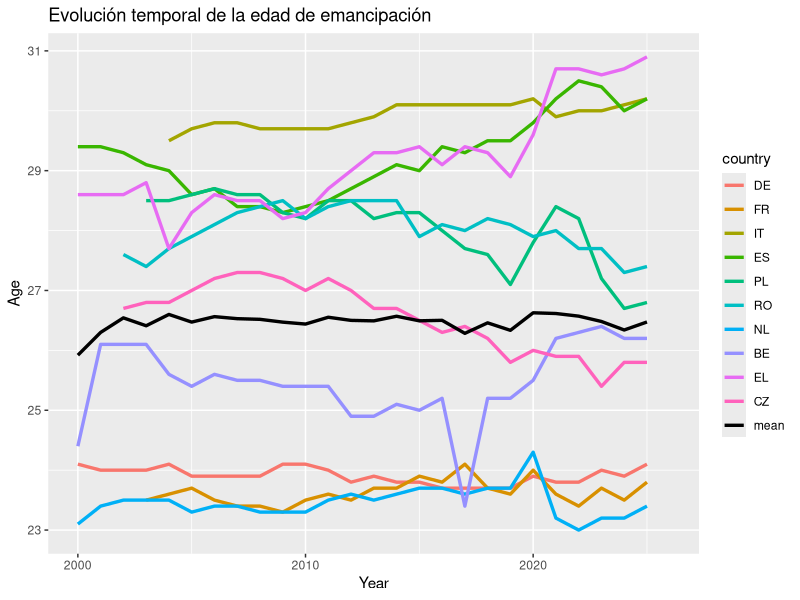
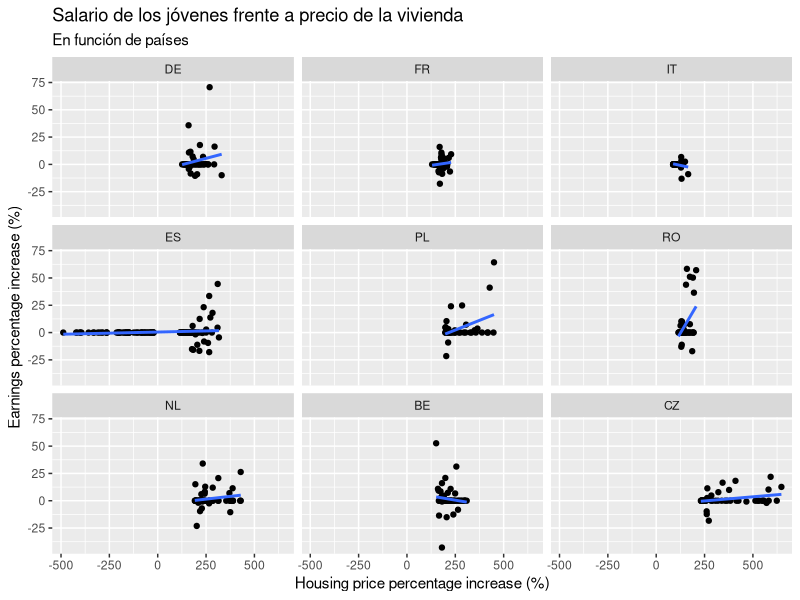
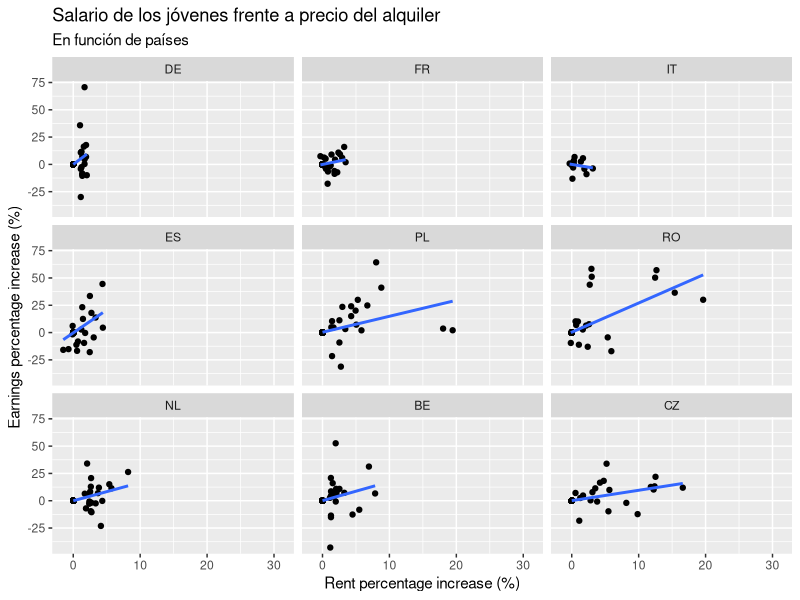
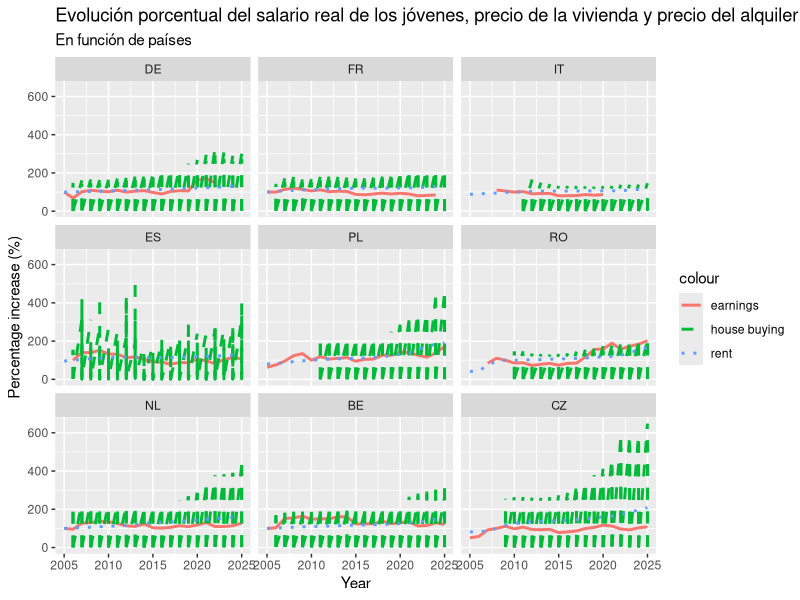
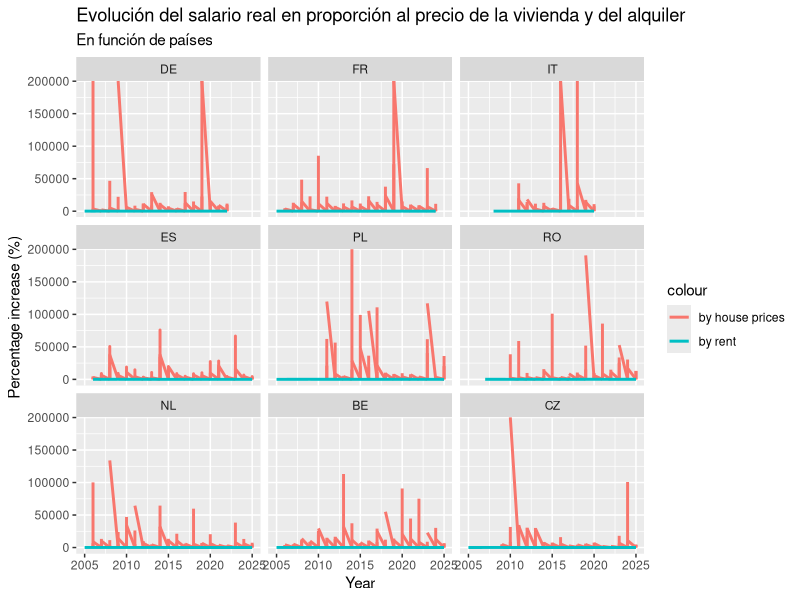
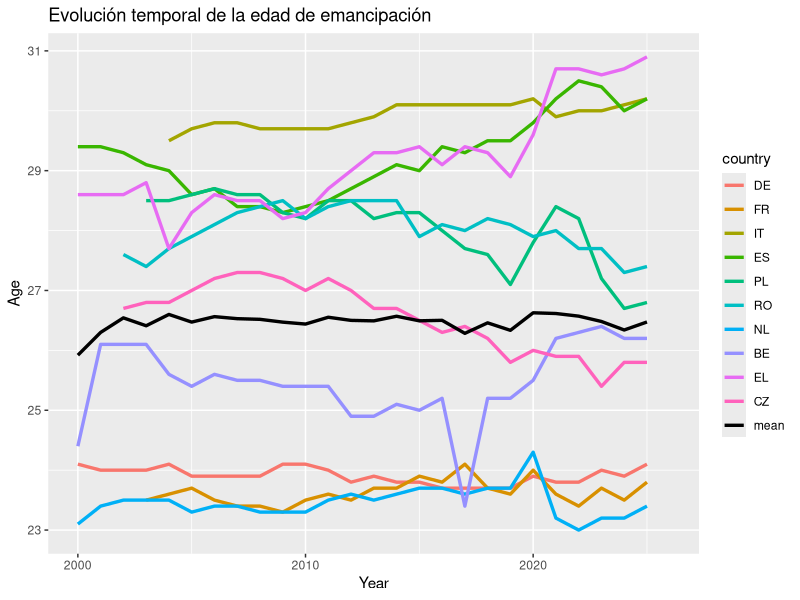
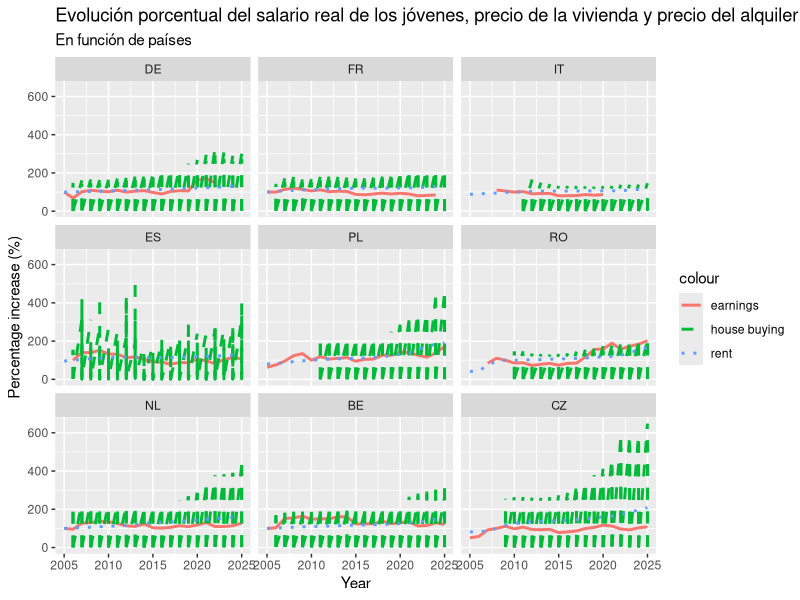
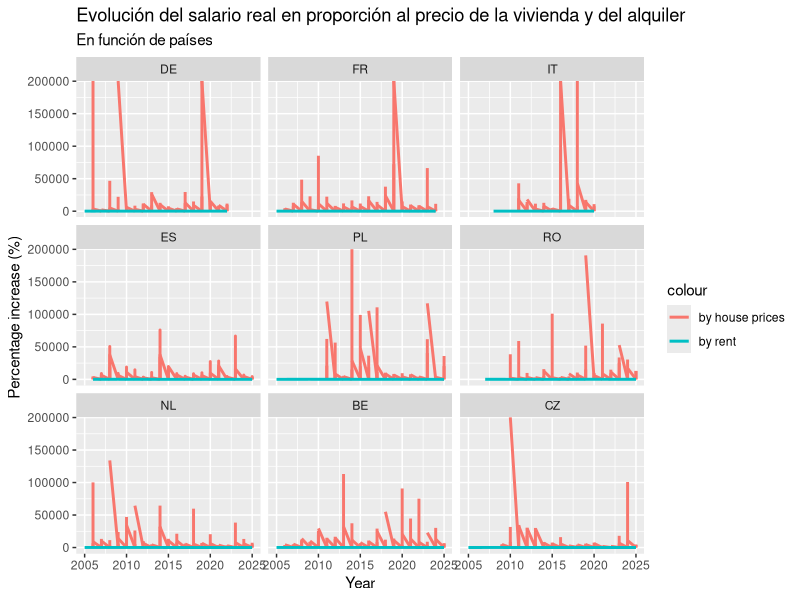

Here is the R script that generated these plots, in order:
## ---- chunk 1
library(readr)
library(stringr)
library(dplyr)
library(tidyr)
library(magrittr)
library(lubridate)
library(ggplot2)
library(GGally)
## ---- chunk 2
# Cargamos el dataframe
poblacion <- read_tsv('data/poblacion_paises.tsv')

# Limpiamos los nombres de la variable country para obtener los nombres de los paises
colnames(poblacion)[1] <- 'country'
poblacion %<>% mutate(country = sub("^.*,", "", country)) %>% mutate(across(-1, ~ as.numeric(gsub('[^0-9.]', '', .x))))

# Calculamos la media poblacional de cada pais desde el 2000 hasta hoy
poblacion %<>% transmute(country, population = rowMeans(select(., -country), na.rm = TRUE))

# Ordenamos los paises de mayor a menor poblacion
# Eliminamos algunos que no pertenecen politicamente a Europa
poblacion %<>% arrange(desc(population)) %>% filter(!(country %in% c('RU', 'UA', 'DE_TOT', 'TR', 'FX', 'BY', 'AZ', 'UK')))

# Nos quedamos con los nombres de los 10 primeros
mas.poblacion10 <- poblacion$country[1:10]

# Nos quedamos con los nombres de los 5 primeros
mas.poblacion5 <- poblacion$country[1:5]
## ---- chunk 3
# Cargamos el dataframe
indep.resid <- read_tsv('data/edad_independencia_residencial.tsv')

# La primera columna viene con los valores de sex y country, por lo que hay que separarlos
colnames(indep.resid)[1] <- 'sex.country'
indep.resid %<>% mutate(sex.country = sub("^.*,([^,]*,[^,]*)$", "\\1", sex.country)) %>% separate(sex.country, into = c('sex', 'country'), sep = ',') %>% mutate(sex = factor(sex))

# Aqui pasamos los valores de edad de emancipacion en funcion de año a formato tidy
# Filtramos para quedarnos con sex = 'T', el total, ya que no nos interesa la diferenciacion por sexos
# Nos quedamos con los 10 paises mas poblados
indep.resid %<>% mutate(across(c(-1, -2), ~ as.numeric(gsub('[^0-9.]', '', .x)))) %>% pivot_longer(cols = c(-1, -2), names_to = 'year', values_to = 'age.indep') %>% mutate(year = as.numeric(year)) %>% filter(sex == 'T' & country %in% mas.poblacion10) %>% select(-sex) %>% mutate(country = factor(country, levels = mas.poblacion10, labels = mas.poblacion10))
## ---- chunk 4
precio.vivienda <- read_tsv('data/precio_vivienda.tsv')

colnames(precio.vivienda)[1] <- 'country'
precio.vivienda %<>% mutate(country = sub(".*,", "", country))

precio.vivienda %<>% mutate(across(-1, ~ as.numeric(gsub('[^0-9.]', '', .x)))) %>% pivot_longer(cols = -1, names_to = 'year.quadri', values_to = 'rel.price2015.house')

# Como el indice viene por cuatrimestres, nos quedamos con 1 solo valor, el correspondiente al cuatrimestre 1
precio.vivienda %<>% separate(year.quadri, into = c('year', 'quadri'), sep = '-') %>% mutate(quadri = factor(quadri, ordered=TRUE)) %>% mutate(year = as.numeric(year)) %>% filter(country %in% mas.poblacion10 & quadri == 'Q1') %>% select(-quadri) %>% mutate(country = factor(country, levels = mas.poblacion10, labels = mas.poblacion10))
## ---- chunk 5
precio.alquiler <- read_tsv('data/precio_alquiler.tsv')

colnames(precio.alquiler)[1] <- 'country'
precio.alquiler %<>% mutate(country = sub(".*,", "", country))

precio.alquiler %<>% mutate(across(-1, ~ as.numeric(gsub('[^0-9.]', '', .x)))) %>% pivot_longer(cols = -1, names_to = 'year', values_to = 'rel.price2015.rent') %>% mutate(year = as.numeric(year)) %>% filter(country %in% mas.poblacion10) %>% mutate(country = factor(country, levels = mas.poblacion10, labels = mas.poblacion10))
## ---- chunk 6
salarios2 <- read_tsv('data/salarios2.tsv')

# Este dataframe ha sido obtenido de otra fuente
# Por eso los nombres de los paises vienen en otro formato y hay que hacer el filtrado manualmente otra vez 
salarios2 %<>% transmute(country = ref_area.label, year = time, earnings = 0.9*obs_value, source = factor(source.label))
names.country <- c('Germany', 'France', 'Italy', 'Spain', 'Poland', 'Romania', 'Netherlands', 'Belgium', 'Greece', 'Czechia')
names.country %in% salarios2$country
salarios2 %<>% filter(country %in% names.country) %>% mutate(country = factor(country, levels = names.country, labels = mas.poblacion10))

# En algunos paises se ha cambiado el metodo de cuantificar los salarios, por lo que hay saltos muy grandes de un año a otro
# Identificamos los paises en los que ha pasado esto
major.source <- salarios2 %>% count(country, source) %>% group_by(country) %>% arrange(desc(n)) %>% slice(1) %>% mutate(major.source = source) %>% select(c(-source, -n))

# Para no estropear la tendencia temporal, nos quedamos con los datos correspondientes a 1 solo metodo, del que mas observaciones haya
salarios2 %<>% full_join(major.source) %>% mutate(earnings = ifelse(source == major.source, earnings, NA)) %>% select(c(-major.source, -source))
## ---- chunk 7
ipca <- read_tsv('data/ipca.tsv')

colnames(ipca)[1] <- 'country'
ipca %<>% mutate(country = sub(".*,", "", country))

ipca %<>% mutate(across(-1, ~ as.numeric(gsub('[^0-9.]', '', .x)))) %>% pivot_longer(cols = -1, names_to = 'year', values_to = 'rel.value2025.ipca') %>% mutate(year = as.numeric(year)) %>% mutate(country = factor(country, levels = mas.poblacion10, labels = mas.poblacion10))
## ---- chunk 8
# Juntamos todas las variables en un dataframe por paises y años
jovenes.df <- indep.resid %>% full_join(salarios2) %>% left_join(ipca) %>% full_join(precio.alquiler) %>% full_join(precio.vivienda) 

# Obtenemos el primer año en el que comienzan las medidas de salarios y precios
# Tomamos este año como valor de referencia para poder compararlos luego mas facilmente
year.start <- jovenes.df %>% group_by(country) %>% arrange(year) %>% select(c(country, year, rel.price2015.rent, rel.price2015.house, earnings)) %>%  filter(if_all(everything(), ~ !is.na(.x))) %>% slice(1) %>% ungroup() %>% transmute(country, year.start = year) 

jovenes.df <- full_join(jovenes.df, year.start)

# Obtenemos el aumento real de los salarios, descontando la inflacion
jovenes.df %<>% group_by(country) %>% mutate(real.earnings = earnings*rel.value2025.ipca[year==unique(year.start)]/rel.value2025.ipca) %>% ungroup() %>% select(-rel.value2025.ipca)

# Ahora tomamos, para cada variable, un valor de 100 en el año de referencia, asi las podremos comparar mejor graficamente
jovenes.df %<>% group_by(country) %>% mutate(earnings = earnings/earnings[year == unique(year.start)]*100, real.earnings = real.earnings/real.earnings[year == unique(year.start)]*100, price.rent = rel.price2015.rent/rel.price2015.rent[year == unique(year.start)]*100, price.house = rel.price2015.house/rel.price2015.house[year == unique(year.start)]*100) %>% select(c(-year.start, -rel.price2015.rent, -rel.price2015.house)) %>% ungroup()

# Calculamos los salarios reales en proporcion al precio de la vivienda y a los alquileres, respectivamente
jovenes.df %<>% mutate(earn.prop.house = real.earnings/price.house*100, earn.prop.rent = real.earnings/price.rent*100)

# Calculamos el aumento porcentual de los salarios, alquileres y precio de la vivienda para cada año
jovenes.df %<>%
  group_by(country) %>%
  arrange(year, .by_group = TRUE) %>%
  mutate(
    earn.diff = earnings - lag(earnings),
    real.earn.diff = real.earnings - lag(real.earnings),
    house.diff = price.house - lag(price.house),
    rent.diff = price.rent - lag(price.rent),
  ) %>%
  ungroup()
## ---- chunk 9
sumario.jovenes <- data.frame(variable = colnames(jovenes.df))
sumario.jovenes$type <- sapply(jovenes.df, function(x) class(x)[1])
sumario.jovenes$levels <- sapply(jovenes.df, function(x) length(unique(x)))
sumario.jovenes$topLevel <- sapply(jovenes.df, function(x) names(which.max(table(x))))
sumario.jovenes$topCount <- sapply(jovenes.df, function(x) max(table(x)))
sumario.jovenes$topFrac <- sumario.jovenes$topCount / nrow(jovenes.df)
sumario.jovenes$missFreq <- sapply(jovenes.df, function(x) sum(is.na(x)))
sumario.jovenes$missFrac <- sumario.jovenes$missFreq / nrow(jovenes.df)

sumario.jovenes
## ---- chunk 10
age.mean <- jovenes.df %>% group_by(year) %>% summarise(age.mean = mean(age.indep, na.rm = TRUE), .groups = "drop")
ggplot() + geom_line(data = jovenes.df, mapping = aes(x = year, y = age.indep, color = country), linewidth = 1.15, na.rm = TRUE) + geom_line(data = age.mean, mapping = aes(x = year, y = age.mean, color = 'mean'), linewidth = 1.15, na.rm = TRUE) +
  scale_color_manual(values = c(setNames(scales::hue_pal()(length(unique(jovenes.df$country))), unique(jovenes.df$country)), "mean" = "black")) +
  labs(title = 'Evolución temporal de la edad de emancipación') + xlab('Year') + ylab('Age')
ggsave('results/edad_emancipacion.pdf', width = 14, height = 10, dpi = 300)
## ---- chunk 11
jovenes.df %>% filter(country != 'EL', year >= 2005 & year <= 2025) %>% ggplot(aes(x = house.diff, y = earn.diff)) + geom_point(na.rm = TRUE) + 
   geom_smooth(method = "lm", se = FALSE, na.rm = TRUE) + facet_wrap(.~country, nrow = 4) + ylab('Earnings percentage increase (%)') + xlab('Housing price percentage increase (%)') + labs(title = 'Salario de los jóvenes frente a precio de la vivienda', subtitle = 'En función de países')
## ---- chunk 12
jovenes.df %>% filter(country != 'EL', year >= 2005 & year <= 2025) %>% group_by(country) %>% summarise(cor.pearson = cor(real.earnings, price.house, method = 'pearson', use = 'complete.obs'), cor.spearman = cor(real.earnings, price.house, method = 'spearman', use = 'complete.obs'))
## ---- chunk 13
jovenes.df %>% filter(country != 'EL', year >= 2005 & year <= 2025) %>% ggplot(aes(x = rent.diff, y = earn.diff)) + geom_point(na.rm = TRUE) + 
  geom_smooth(method = "lm", se = FALSE, na.rm = TRUE) + facet_wrap(.~country, nrow = 4) + ylab('Earnings percentage increase (%)') + xlab('Rent percentage increase (%)') + labs(title = 'Salario de los jóvenes frente a precio del alquiler', subtitle = 'En función de países')
## ---- chunk 14
jovenes.df %>% filter(country != 'EL', year >= 2005 & year <= 2025) %>% group_by(country) %>% summarise(cor.pearson = cor(real.earnings, price.rent, method = 'pearson', use = 'complete.obs'), cor.spearman = cor(real.earnings, price.rent, method = 'spearman', use = 'complete.obs'))
## ---- chunk 15
ggplot(data = filter(jovenes.df, country != 'EL', year >= 2005 & year <= 2025)) + 
  geom_line(aes(x = year, y = real.earnings, color = 'earnings'), linewidth = 1, na.rm = TRUE) + 
  geom_line(aes(x = year, y = price.house, color = 'house buying'), linewidth = 1, linetype = 2, na.rm = TRUE) + 
  geom_line(aes(x = year, y = price.rent, color = 'rent'), linewidth = 1, linetype = 3, na.rm = TRUE) + facet_wrap(.~country, nrow = 4) + labs(title = 'Evolución porcentual del salario real de los jóvenes, precio de la vivienda y precio del alquiler', subtitle = 'En función de países') + xlab('Year') + ylab('Percentage increase (%)')
ggsave('results/viviendas_salarios.pdf', width = 14, height = 10, dpi = 300)
## ---- chunk 16
ggplot(data = filter(jovenes.df, country != 'EL', year >= 2005 & year <= 2025)) + 
  geom_line(aes(x = year, y = earn.prop.house, color = 'by house prices'), linewidth = 1, na.rm = TRUE) + 
  geom_line(aes(x = year, y = earn.prop.rent, color = 'by rent'), linewidth = 1, na.rm = TRUE) + facet_wrap(.~country, nrow = 4) + labs(title = 'Evolución del salario real en proporción al precio de la vivienda y del alquiler', subtitle = 'En función de países') + xlab('Year') + ylab('Percentage increase (%)')
ggsave('results/proporcion_salario.pdf', width = 14, height = 10, dpi = 300)
